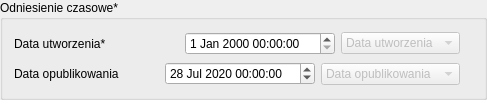
          <widget class="QgsCollapsibleGroupBox" name="mGroupBox_5">
           <property name="sizePolicy">
            <sizepolicy hsizetype="Preferred" vsizetype="Preferred">
             <horstretch>1</horstretch>
             <verstretch>0</verstretch>
            </sizepolicy>
           </property>
           <property name="title">
            <string>Odniesienie czasowe*</string>
           </property>
           <property name="collapsed">
            <bool>true</bool>
           </property>
           <layout class="QVBoxLayout" name="verticalLayout_2">
            <property name="sizeConstraint">
             <enum>QLayout::SetDefaultConstraint</enum>
            </property>
            <item>
             <layout class="QHBoxLayout">
              <item>
               <widget class="QLabel" name="e13_lbl">
                <property name="text">
                 <string>Data utworzenia*</string>
                </property>
               </widget>
              </item>
              <item>
               <spacer name="horizontalSpacer_5">
                <property name="orientation">
                 <enum>Qt::Horizontal</enum>
                </property>
                <property name="sizeHint" stdset="0">
                 <size>
                  <width>40</width>
                  <height>20</height>
                 </size>
                </property>
               </spacer>
              </item>
              <item>
               <widget class="QgsDateTimeEdit" name="e13_dateTimeEdit">
                <property name="sizePolicy">
                 <sizepolicy hsizetype="Minimum" vsizetype="Fixed">
                  <horstretch>0</horstretch>
                  <verstretch>0</verstretch>
                 </sizepolicy>
                </property>
                <property name="minimumSize">
                 <size>
                  <width>150</width>
                  <height>0</height>
                 </size>
                </property>
               </widget>
              </item>
              <item>
               <widget class="QComboBox" name="e13_cmbbx">
                <property name="enabled">
                 <bool>false</bool>
                </property>
                <item>
                 <property name="text">
                  <string>Data utworzenia</string>
                 </property>
                </item>
               </widget>
              </item>
              <item>
               <widget class="QLabel" name="e13_tooltip">
                <property name="toolTip">
                 <string>Data utworzenia zbioru danych przestrzennych.

Wartość elementu musi  wyrażać co najmniej datę dzienną, która  może być rozszerzona o wskazanie czasu (godzina, minuta, sekunda).
</string>
                </property>
                <property name="text">
                 <string/>
                </property>
                <property name="pixmap">
                 <pixmap>../../../../../../../../../../../../../../../img/info1.png</pixmap>
                </property>
               </widget>
              </item>
             </layout>
            </item>
            <item>
             <layout class="QHBoxLayout">
              <item>
               <widget class="QLabel" name="e14_lbl">
                <property name="text">
                 <string>Data opublikowania</string>
                </property>
               </widget>
              </item>
              <item>
               <spacer name="horizontalSpacer_6">
                <property name="orientation">
                 <enum>Qt::Horizontal</enum>
                </property>
                <property name="sizeHint" stdset="0">
                 <size>
                  <width>40</width>
                  <height>20</height>
                 </size>
                </property>
               </spacer>
              </item>
              <item>
               <widget class="QgsDateTimeEdit" name="e14_dateTimeEdit">
                <property name="minimumSize">
                 <size>
                  <width>150</width>
                  <height>0</height>
                 </size>
                </property>
                <property name="date">
                 <date>
                  <year>2020</year>
                  <month>7</month>
                  <day>28</day>
                 </date>
                </property>
               </widget>
              </item>
              <item>
               <widget class="QComboBox" name="e14_cmbbx">
                <property name="enabled">
                 <bool>false</bool>
                </property>
                <item>
                 <property name="text">
                  <string>Data opublikowania</string>
                 </property>
                </item>
               </widget>
              </item>
              <item>
               <widget class="QLabel" name="e14_tooltip">
                <property name="toolTip">
                 <string>Data udostępnienia zbioru danych przestrzennych za pośrednictwem usług sieciowych.
Wartość elementu musi  wyrażać co najmniej datę dzienną, która  może być rozszerzona o wskazanie czasu (godzina, minuta, sekunda).
</string>
                </property>
                <property name="text">
                 <string/>
                </property>
                <property name="pixmap">
                 <pixmap>../../../../../../../../../../../../../../../img/info1.png</pixmap>
                </property>
               </widget>
              </item>
             </layout>
            </item>
           </layout>
          </widget>
